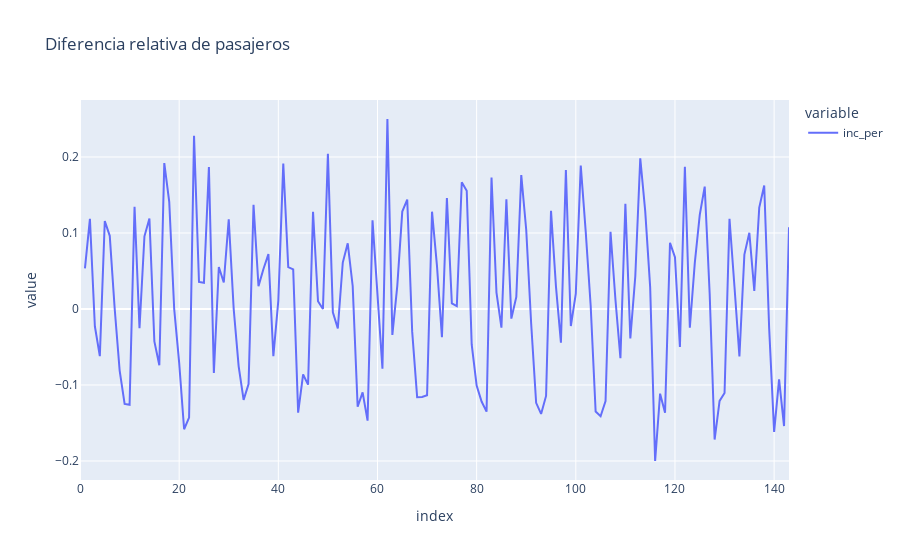

The notebook cell saved with this chart:
### Code cell
# La aplicación de la diferencia relativa nos permite abordar el problema de estacionariedad y dispersión
# También se puede aplicar logaritmos que lo veremos a continuación
px.line(df['inc_per'], title =  'Diferencia relativa de pasajeros') # inc_per es la tasa de crecimiento de los pasajeros

### Figure 1 — Plotly figure (JSON) as saved in the notebook; plotly's stock layout.template omitted (floating-point values rounded to 4 significant figures; data arrays with more than 128 entries replaced by an {"elided": "..."} marker saying what was removed)
{"data": [{"hovertemplate": "variable=inc_per<br>index=%{x}<br>value=%{y}<extra></extra>", "legendgroup": "inc_per", "line": {"color": "#636efa", "dash": "solid"}, "marker": {"symbol": "circle"}, "mode": "lines", "name": "inc_per", "orientation": "v", "showlegend": true, "type": "scatter", "x": {"elided": "144 int values"}, "xaxis": "x", "y": {"elided": "144 float values"}, "yaxis": "y"}], "layout": {"legend": {"title": {"text": "variable"}, "tracegroupgap": 0}, "title": {"text": "Diferencia relativa de pasajeros"}, "xaxis": {"anchor": "y", "domain": [0, 1], "title": {"text": "index"}}, "yaxis": {"anchor": "x", "domain": [0, 1], "title": {"text": "value"}}}}
